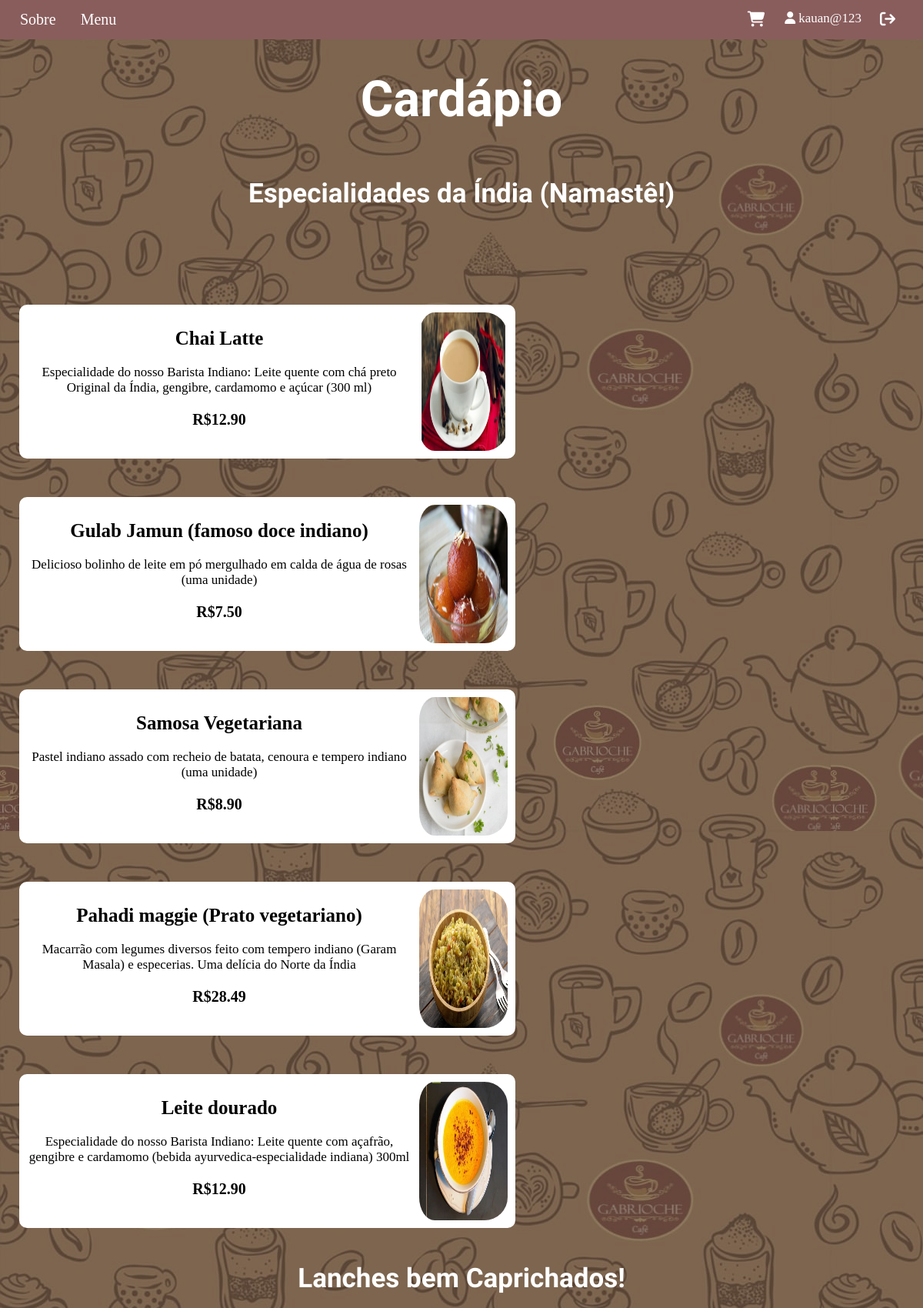
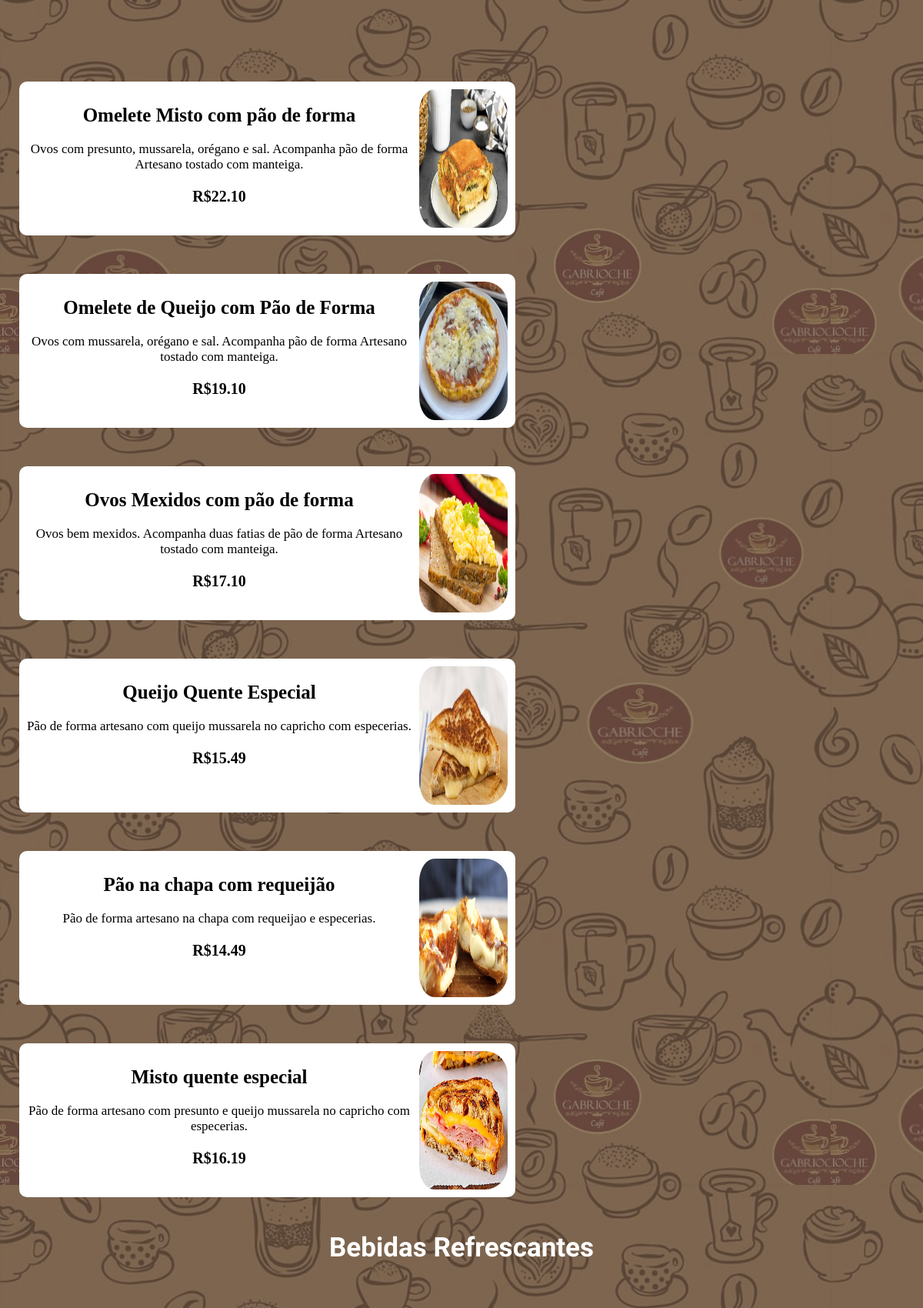
Page /compras.php (signed in, upper part) on the committed database (2 pictures, top to bottom).
### tables this page shows
CREATE TABLE `produtos` (
  `id_produto` int(11) NOT NULL,
  `nome_produto` varchar(55) NOT NULL,
  `estoque_produto` varchar(9999) NOT NULL,
  `preco_produto` double(9,2) NOT NULL,
  `desc_produto` varchar(555) NOT NULL,
  `fk_id_categorias` int(11) NOT NULL,
  `path_name` varchar(255) DEFAULT NULL
);

### compras.php (the view, shortened to what this page needs)
<?php
include 'conectalog.php';
?>
<!DOCTYPE html>
<html>
<head>
  <link rel="stylesheet" type="text/CSS" href="stylescom.css">
  <link rel="stylesheet" href="https://cdnjs.cloudflare.com/ajax/libs/jquery-modal/0.9.1/jquery.modal.min.css" />
</head>
<body>
<?php include './componentes/header.php';
$sqlProdutosCategoriaNamaste = "SELECT id_produto, nome_produto, preco_produto, desc_produto, path_name from produtos where fk_id_categorias=1";
$resultado=mysqli_query($conn,$sqlProdutosCategoriaNamaste);
?>
    <div class="titulos">
      <h1>Cardápio</h1>
    </div>
    <div class="titulos">
      <h2>Especialidades da Índia (Namastê!)</h2>
    </div>
<?php while ($linha=mysqli_fetch_array($resultado)) {?>
    <div class="compras">
      <a href="#produto<?php echo $linha['id_produto']?>" rel="modal:open">
            <div class="texto">
              <h4> <?php echo $linha['nome_produto']?></h4>
              <p><?php echo $linha['desc_produto']?></p>
              <p><strong>R$<?php echo $linha['preco_produto']?></strong></p>
            </div>
            <div class="chai">
            <img src="<?php echo $linha ['path_name'] ?>" alt="Chai Latte">
            </div>
      </a>
    </div>
     <?php
     }
  ?>
<?php
$sqlProdutosCategoriaCaprichados = "SELECT id_produto, nome_produto, preco_produto, desc_produto, path_name from produtos where fk_id_categorias=2";
$resultado=mysqli_query($conn,$sqlProdutosCategoriaCaprichados);
?>
    <div class="titulos">
      <h2>Lanches bem Caprichados!</h2>
    </div>
<?php while ($linha=mysqli_fetch_array($resultado)) {?>
      <div class="compras">
        <a href="#produto<?php echo $linha['id_produto']?>" rel="modal:open">
          <div class="texto">
            <h4><?php echo $linha['nome_produto']?></h4>
            <p><?php echo $linha['desc_produto']?></p>
            <p><strong>R$<?php echo $linha['preco_produto']?></strong></p>
          </div>
          <div class="ovomisto">
            <img src="<?php echo $linha ['path_name'] ?>" alt="ovomisto">
          </div>
        </a>
      </div>
<?php } ?>
    <div class="titulos">
      <h2>Bebidas Refrescantes</h2>
    </div>
</body>
</html>

### stylescom.css (style rules this page uses)
* { margin: 0; padding: 0; box-sizing: border-box; color: #ffffff; }
.titulos { font-family: 'Macondo', cursive; min-height: 20vh; }
.titulos h1 { text-align: center; font-size: 65px; padding-top: 40px; }
.titulos h2 { text-align: center; font-size: 35px; color: #ffffff; padding-top: 20px; }
.compras { background-color: #ffffff; border-radius: 10px; display:inline-flex; padding: 10px; margin: 25px; max-width: 645px; height: 200px; min-width: 500px; min-height: 100px; }
.compras a { display: contents; }
.compras img { width: 100%; height: 100%; border-radius: 30px; padding-left: 10px; }
.texto p, strong { text-align:center; color: rgb(0, 0, 0); padding-bottom: 20px; font-size: 17px; min-width: 500px; }
.texto strong { font-size: 20px; padding: 30px; }
.texto h4 { text-align: center; color: black; font-size: 25px; padding: 20px; }
body { position: relative; background-color: #3b3535; }

### rows in the picture
produtos: nome_produto "Chai Latte", desc_produto "Especialidade do nosso Barista Indiano: Leite quente com chá preto Original da Índia, gengibre, cardamomo e açúcar (300 ml)", preco_produto "12.90", path_name (picture)
produtos: nome_produto "Gulab Jamun (famoso doce indiano)", desc_produto "Delicioso bolinho de leite em pó mergulhado em calda de água de rosas (uma unidade)", preco_produto "7.50", path_name (picture)
produtos: nome_produto "Samosa Vegetariana", desc_produto "Pastel indiano assado com recheio de batata, cenoura e tempero indiano (uma unidade)", preco_produto "8.90", shows a picture
produtos: nome_produto "Pahadi maggie (Prato vegetariano)", desc_produto "Macarrão com legumes diversos feito com tempero indiano (Garam Masala) e especerias. Uma delícia do Norte da Índia", preco_produto "28.49", path_name (picture)
produtos: nome_produto "Leite dourado", desc_produto "Especialidade do nosso Barista Indiano: Leite quente com açafrão, gengibre e cardamomo (bebida ayurvedica-especialidade indiana) 300ml", preco_produto "12.90", path_name (picture)
produtos: nome_produto "Omelete Misto com pão de forma", desc_produto "Ovos com presunto, mussarela, orégano e sal. Acompanha pão de forma Artesano tostado com manteiga.", preco_produto "22.10", path_name (picture)
produtos: nome_produto "Omelete de Queijo com Pão de Forma", desc_produto "Ovos com mussarela, orégano e sal. Acompanha pão de forma Artesano tostado com manteiga.", preco_produto "19.10", path_name (picture)
produtos: nome_produto "Ovos Mexidos com pão de forma", desc_produto "Ovos bem mexidos. Acompanha duas fatias de pão de forma Artesano tostado com manteiga.", preco_produto "17.10", path_name (picture)
produtos: nome_produto "Queijo Quente Especial", desc_produto "Pão de forma artesano com queijo mussarela no capricho com especerias.", preco_produto "15.49", path_name (picture)
produtos: nome_produto "Pão na chapa com requeijão", desc_produto "Pão de forma artesano na chapa com requeijao e especerias.", preco_produto "14.49", path_name (picture)
produtos: nome_produto "Misto quente especial", desc_produto "Pão de forma artesano com presunto e queijo mussarela no capricho com especerias.", preco_produto "16.19", path_name (picture)

### other values in the picture
$email "kauan@123"
